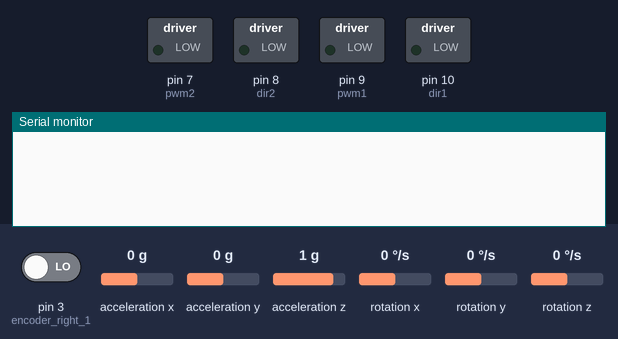
The sketch below on a simulated Arduino Uno, built with avr-gcc and run on an emulated ATmega328P. Parts: switched loads named in the sketch (green lamp = pin HIGH), the last lines printed to the serial monitor. The inputs (shaded band) are chosen by the test bench; at power-on: acceleration x 0 g, acceleration y 0 g, pin 3 (encoder_right_1) LOW, acceleration z 1 g, rotation x 0 °/s, rotation y 0 °/s, rotation z 0 °/s. The sensor or clock chip raises its interrupt line as the real part does.

Above: at 0.1 s.
1.8 s: acceleration x set to -1.4 g
At 2.4 s:
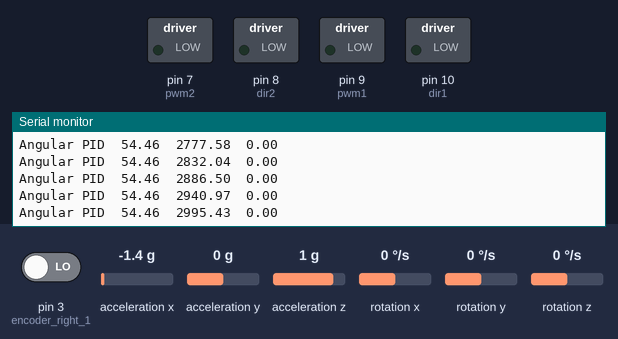
4.8 s: acceleration x set to 0.8 g
At 5.5 s:
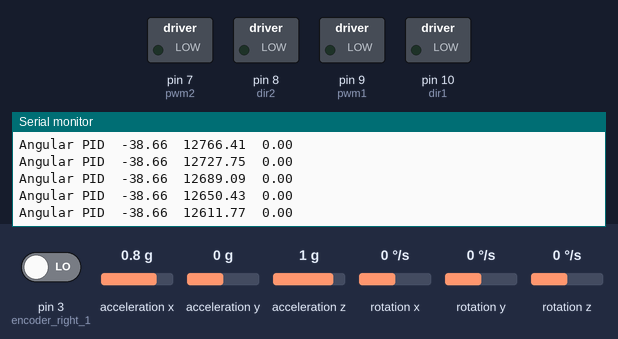
7.8 s: acceleration y set to -1.4 g
At 8.7 s:
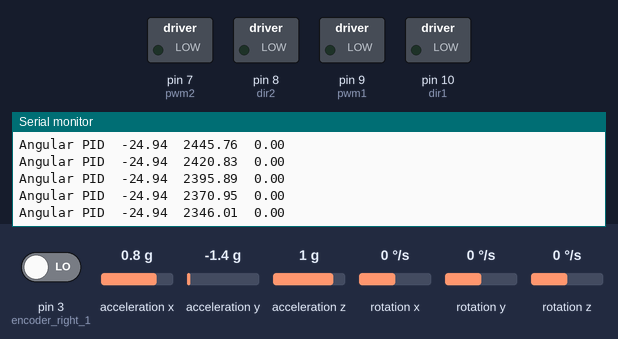
Timing chart, 0 to 10.8 s (numbered marks = the images above; inputs shaded):
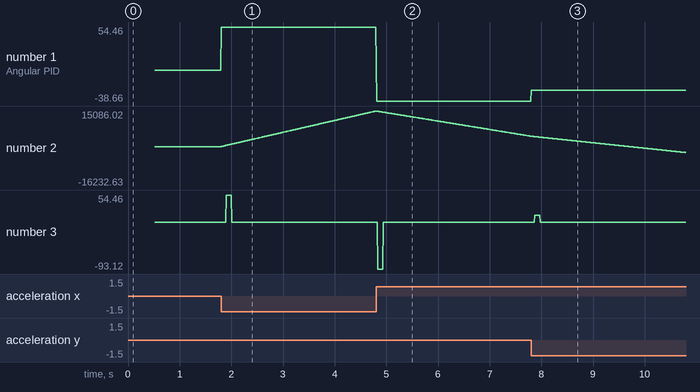

The sketch:

Robofest.ino
```cpp
/*
3,5 encoder right
19,4 encoder left
18 mpu interrupt
7 pwm2
8 dir2
9 pwm1
10 dir1
motor driver pins
*/
#include "I2Cdev.h"
#include "MPU6050_6Axis_MotionApps20.h"
#if I2CDEV_IMPLEMENTATION == I2CDEV_ARDUINO_WIRE
    #include "Wire.h"
#endif

//otor iver
int dir1 = 10,
    pwm1 = 9,
    dir2 = 8,
    pwm2 = 7;
double angle=0;

//Encoders
long  int left = 0;
long  int right = 0;
int encoder_left_1 = 19;
int encoder_left_2 = 4;
int encoder_right_1 = 3;
int encoder_right_2 = 5;

///////////////////////////////////////////////////////////////////////////////////////////////////////////////////////////////////
/////////////////////////////////////////////////// Angular PID //////////////////////////////////////////////////////////////////
///////////////////////////////////////////////////////////////////////////////////////////////////////////////////////////////////


//Angular PID parameters
double pwm = 0;
double setpoint = 0;
double new_setpoint = 0;
double Kp = 0; //proportional gain
double Ki = 0; //integral gain
double Kd = 0; //derivative gain
unsigned long last_time = 0;
double delta_error = 0;
double total_error = 0, last_error = 0;
int delta_time = 0;

void angular_pid(double value){

    unsigned long current_time = millis(); //returns the number of milliseconds passed since the Arduino started running the program
    delta_time = current_time - last_time; //delta time interval
    //P
    double error = new_setpoint - value;

    //I
    total_error += error;

    //D
    if(delta_time > 100){
      delta_error = (error - last_error); //difference of error for derivative term
      last_error = error;
      last_time = current_time;
    }

    //Output
    pwm = Kp*error + (Ki)*total_error + (Kd)*delta_error; //PID control compute

    Serial.print("Angular PID\t");
    Serial.print(error);
    Serial.print("\t");
    Serial.print(total_error);
    Serial.print("\t");
    Serial.println(delta_error);
}

///////////////////////////////////////////////////////////////////////////////////////////////////////////////////////////////////
/////////////////////////////////////////////////// Position PID //////////////////////////////////////////////////////////////////
///////////////////////////////////////////////////////////////////////////////////////////////////////////////////////////////////

//Angular PID parameters
double pos_setpoint = 0;
double pos_Kp = 0; //proportional gain
double pos_Ki = 0; //integral gain
double pos_Kd = 0; //derivative gain
double pos_delta_error = 0;
unsigned long pos_last_time = 0;
double pos_total_error=0, pos_last_error=0;
int pos_delta_time = 0;

void position_pid(double pos_value){

    unsigned long pos_current_time = millis(); //returns the number of milliseconds passed since the Arduino started running the program
    pos_delta_time = pos_current_time - pos_last_time; //delta time interval
    //P
    double pos_error = pos_setpoint - pos_value;

    //I
    pos_total_error += pos_error;

    //D
    if(pos_delta_time > 100){
      pos_delta_error = (pos_error - pos_last_error); //difference of error for derivative term
      pos_last_error = pos_error;
      pos_last_time = pos_current_time;
    }

    //Output
    new_setpoint = pos_Kp*pos_error + (pos_Ki)*pos_total_error + (pos_Kd)*pos_delta_error; //PID control compute

    Serial.print("Position PID\t");
    Serial.print(pos_error);
    Serial.print("\t");
    Serial.print(pos_total_error);
    Serial.print("\t");
    Serial.println(pos_delta_error);
}


MPU6050 mpu;


////////////////////////////////////////////////////////MPU///////////////////////////////////////////////////////////////////////////////////
//#define LED_PIN 3 // (Arduino is 13, Teensy is 11, Teensy++ is 6)
bool blinkState = false;

// MPU control/status vars
bool dmpReady = false;  // set true if DMP init was successful
uint8_t mpuIntStatus;   // holds actual interrupt status byte from MPU
uint8_t devStatus;      // return status after each device operation (0 = success, !0 = error)
uint16_t packetSize;    // expected DMP packet size (default is 42 bytes)
uint16_t fifoCount;     // count of all bytes currently in FIFO
uint8_t fifoBuffer[640]; // FIFO storage buffer

// orientation/motion vars
Quaternion q;           // [w, x, y, z]         quaternion container
VectorInt16 aa;         // [x, y, z]            accel sensor measurements
VectorInt16 aaReal;     // [x, y, z]            gravity-free accel sensor measurements
float ax;
float ay;
float az;
VectorInt16 aaWorld;    // [x, y, z]            world-frame accel sensor measurements
VectorFloat gravity;    // [x, y, z]            gravity vector
float euler[3];         // [psi, theta, phi]    Euler angle container
float ypr[3];           // [yaw, pitch, roll]   yaw/pitch/roll container and gravity vector
////////////////////////////////////////////////////////////////////////////////////////////////////////////////////////////////////////////////


// ================================================================
// ===                      FUNCTIONS                           ===
// ================================================================

void encoder_left(){
  if(digitalRead(encoder_left_1)){
    if(!digitalRead(encoder_left_2)){
      left--;
    }
    if(digitalRead(encoder_left_2)){
      left++;
    }
  }

  if(!digitalRead(encoder_left_1)){
    if(digitalRead(encoder_left_2)){
      left--;
    }
    if(!digitalRead(encoder_left_2)){
      left++;
    }
  }
}

void encoder_right(){
  if(digitalRead(encoder_right_1)){
    if(!digitalRead(encoder_right_2)){
      right--;
    }
    if(digitalRead(encoder_right_2)){
      right++;
    }
  }

  if(!digitalRead(encoder_right_1)){
    if(digitalRead(encoder_right_2)){
      right--;
    }
    if(!digitalRead(encoder_right_2)){
      right++;
    }
  }
}

void MotorLeft(int val){

    if (val < 0){

        digitalWrite(dir1, LOW);
        analogWrite(pwm1, abs(pwm));
    }
    else if(val > 0){
        digitalWrite(dir1, HIGH);
        analogWrite(pwm1, abs(pwm));
    }
    else{
        digitalWrite(dir1, LOW);
        analogWrite(pwm1, 0);
    }
}

void MotorRight(int val){

    if (val < 0){

        digitalWrite(dir2, HIGH);
        analogWrite(pwm2,abs(pwm));
    }
    else if(val > 0){
        digitalWrite(dir2, LOW);
        analogWrite(pwm2, abs(pwm));
    }
    else{
        digitalWrite(dir2, LOW);
        analogWrite(pwm2, 0);
    }
}

volatile bool mpuInterrupt = false;     // indicates whether MPU interrupt pin has gone high
void dmpDataReady() {
    mpuInterrupt = true;
}


// ================================================================
// ===                      INITIAL SETUP                       ===
// ================================================================

void setup() {
    #if I2CDEV_IMPLEMENTATION == I2CDEV_ARDUINO_WIRE
        Wire.begin();
    #elif I2CDEV_IMPLEMENTATION == I2CDEV_BUILTIN_FASTWIRE
        Fastwire::setup(400, true);
    #endif
    Serial.begin(115200);
    while (!Serial);
    mpu.initialize();
    devStatus = mpu.dmpInitialize();
    mpu.setXAccelOffset(-3051);
    mpu.setYAccelOffset(333);
    mpu.setZAccelOffset(1398);
    mpu.setXGyroOffset(-207);
    mpu.setYGyroOffset(-30);
    mpu.setZGyroOffset(48);
    mpu.setFullScaleAccelRange(MPU6050_ACCEL_FS_2);
    mpu.setFullScaleGyroRange(MPU6050_GYRO_FS_2000);
    mpu.setDLPFMode(MPU6050_DLPF_BW_5);

    if (devStatus == 0) {
        mpu.setDMPEnabled(true);
        attachInterrupt(digitalPinToInterrupt(18), dmpDataReady, RISING);
        mpuIntStatus = mpu.getIntStatus();
        dmpReady = true;
        packetSize = mpu.dmpGetFIFOPacketSize();
    } else {
        Serial.print(devStatus);
        Serial.println(F(")"));
    }


pinMode(encoder_left_1,INPUT);
pinMode(encoder_left_2,INPUT);
pinMode(encoder_right_1,INPUT);
pinMode(encoder_right_2,INPUT);
pinMode(pwm1,OUTPUT);
pinMode(pwm2,OUTPUT);
pinMode(dir1,OUTPUT);
pinMode(dir2,OUTPUT);
attachInterrupt(digitalPinToInterrupt(encoder_right_1), encoder_right, CHANGE);
attachInterrupt(digitalPinToInterrupt(encoder_left_1), encoder_left, CHANGE);
}


void loop() {
    if (!dmpReady) return;
    while (!mpuInterrupt && fifoCount < packetSize) {}
    mpuInterrupt = false;
    mpuIntStatus = mpu.getIntStatus();
    fifoCount = mpu.getFIFOCount();
    if ((mpuIntStatus & 0x10) || fifoCount == 1024) {
        mpu.resetFIFO();
    } else if (mpuIntStatus & 0x02) {
        while (fifoCount < packetSize) fifoCount = mpu.getFIFOCount();
        mpu.getFIFOBytes(fifoBuffer, packetSize);
        fifoCount -= packetSize;
        mpu.dmpGetQuaternion(&q, fifoBuffer);
        mpu.dmpGetGravity(&gravity, &q);
        mpu.dmpGetYawPitchRoll(ypr, &q, &gravity);
            ///////////////////////////////////////////////////////////////////////////////////////////////////////////////////////////////////
            /////////////////////////////////////////////////// Main Loop /////////////////////////////////////////////////////////////////////
            ///////////////////////////////////////////////////////////////////////////////////////////////////////////////////////////////////

            // display Euler angles in degrees
            /*Serial.print("ypr\t");
            Serial.print(ypr[0] * 180/M_PI);
            Serial.print("\t");
            Serial.print(ypr[1] * 180/M_PI);
            Serial.print("\t");
            Serial.println(ypr[2] * 180/M_PI);*/
            angle = ypr[1] * 180/M_PI;
            // Serial.print(angle);
            // Serial.print("\t");
            // Serial.print(left);
            // Serial.print("\t");
            // Serial.println(right);

            // position_pid(left);
            angular_pid(angle);

            if (abs(angle) < 15){
              // To be coded //


            }
        blinkState = !blinkState;
    }
}
```

Measured:
- after the input at 1.8 s, the serial monitor: prints a new line at once (image 1)
- plotted number 1: 0 → 54.46 after the input at 1.8 s
- plotted number 2: 0 → 15086.02 after the input at 1.8 s
